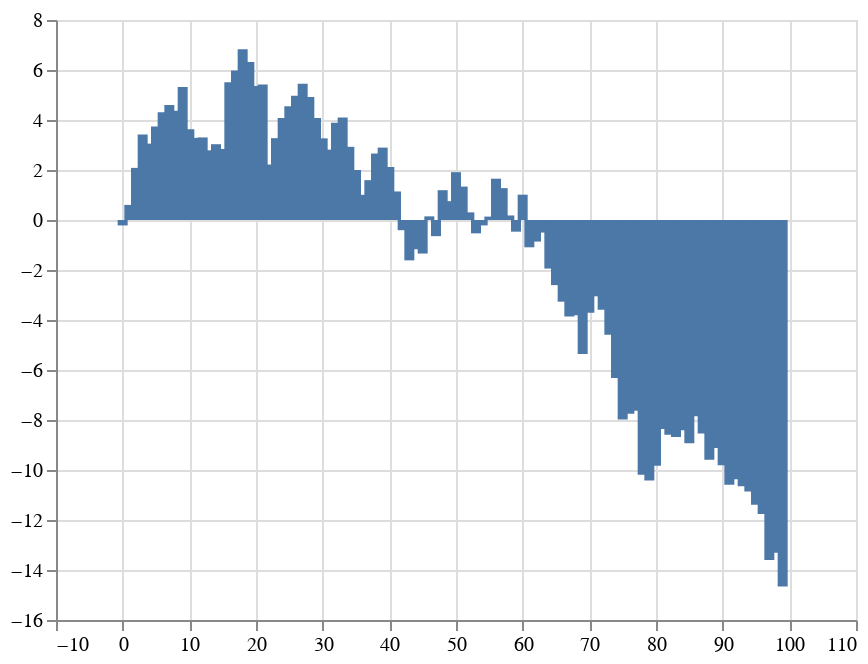

Here is the notebook cell this chart was saved with:
### Code cell
data.plot(kind='bar')

### Figure 1 — Vega-Lite specification as saved in the notebook (floating-point values rounded to 4 significant figures)
{"$schema": "https://vega.github.io/schema/vega-lite/v3.4.0.json", "config": {"mark": {"tooltip": null}, "view": {"height": 300, "width": 400}}, "data": {"name": "data-f294bc9e62150f279fa23c3e6416c9d8"}, "datasets": {"data-f294bc9e62150f279fa23c3e6416c9d8": [{"0": -0.2177, "index": 0}, {"0": 0.6038, "index": 1}, {"0": 2.085, "index": 2}, {"0": 3.417, "index": 3}, {"0": 3.055, "index": 4}, {"0": 3.741, "index": 5}, {"0": 4.314, "index": 6}, {"0": 4.602, "index": 7}, {"0": 4.367, "index": 8}, {"0": 5.32, "index": 9}, {"0": 3.63, "index": 10}, {"0": 3.285, "index": 11}, {"0": 3.302, "index": 12}, {"0": 2.787, "index": 13}, {"0": 3.032, "index": 14}, {"0": 2.843, "index": 15}, {"0": 5.515, "index": 16}, {"0": 5.98, "index": 17}, {"0": 6.825, "index": 18}, {"0": 6.322, "index": 19}, {"0": 5.359, "index": 20}, {"0": 5.424, "index": 21}, {"0": 2.219, "index": 22}, {"0": 3.273, "index": 23}, {"0": 4.081, "index": 24}, {"0": 4.555, "index": 25}, {"0": 4.966, "index": 26}, {"0": 5.453, "index": 27}, {"0": 4.917, "index": 28}, {"0": 4.078, "index": 29}, {"0": 3.266, "index": 30}, {"0": 2.815, "index": 31}, {"0": 3.886, "index": 32}, {"0": 4.103, "index": 33}, {"0": 2.927, "index": 34}, {"0": 2.001, "index": 35}, {"0": 1.007, "index": 36}, {"0": 1.594, "index": 37}, {"0": 2.658, "index": 38}, {"0": 2.896, "index": 39}, {"0": 2.121, "index": 40}, {"0": 1.141, "index": 41}, {"0": -0.408, "index": 42}, {"0": -1.615, "index": 43}, {"0": -1.17, "index": 44}, {"0": -1.343, "index": 45}, {"0": 0.1461, "index": 46}, {"0": -0.6464, "index": 47}, {"0": 1.193, "index": 48}, {"0": 0.7532, "index": 49}, {"0": 1.913, "index": 50}, {"0": 1.336, "index": 51}, {"0": 0.3051, "index": 52}, {"0": -0.5338, "index": 53}, {"0": -0.2169, "index": 54}, {"0": 0.1364, "index": 55}, {"0": 1.652, "index": 56}, {"0": 1.274, "index": 57}, {"0": 0.1816, "index": 58}, {"0": -0.4668, "index": 59}, {"0": 1.013, "index": 60}, {"0": -1.092, "index": 61}, {"0": -0.8634, "index": 62}, {"0": -0.5028, "index": 63}, {"0": -1.943, "index": 64}, {"0": -2.605, "index": 65}, {"0": -3.267, "index": 66}, {"0": -3.863, "index": 67}, {"0": -3.811, "index": 68}, {"0": -5.364, "index": 69}, {"0": -3.71, "index": 70}, {"0": -3.053, "index": 71}, {"0": -3.592, "index": 72}, {"0": -4.588, "index": 73}, {"0": -6.321, "index": 74}, {"0": -7.981, "index": 75}, {"0": -7.746, "index": 76}, {"0": -7.63, "index": 77}, {"0": -10.19, "index": 78}, {"0": -10.42, "index": 79}, {"0": -9.83, "index": 80}, {"0": -8.358, "index": 81}, {"0": -8.593, "index": 82}, {"0": -8.677, "index": 83}, {"0": -8.414, "index": 84}, {"0": -8.931, "index": 85}, {"0": -7.848, "index": 86}, {"0": -8.537, "index": 87}, {"0": -9.594, "index": 88}, {"0": -9.116, "index": 89}, {"0": -9.809, "index": 90}, {"0": -10.59, "index": 91}, {"0": -10.37, "index": 92}, {"0": -10.65, "index": 93}, {"0": -10.86, "index": 94}, {"0": -11.39, "index": 95}, {"0": -11.76, "index": 96}, {"0": -13.6, "index": 97}, {"0": -13.31, "index": 98}, {"0": -14.66, "index": 99}]}, "encoding": {"tooltip": [{"field": "index", "type": "quantitative"}, {"field": "0", "type": "quantitative"}], "x": {"field": "index", "title": null, "type": "quantitative"}, "y": {"field": "0", "title": null, "type": "quantitative"}}, "mark": {"orient": "vertical", "type": "bar"}, "selection": {"selector002": {"bind": "scales", "encodings": ["x", "y"], "type": "interval"}}}
